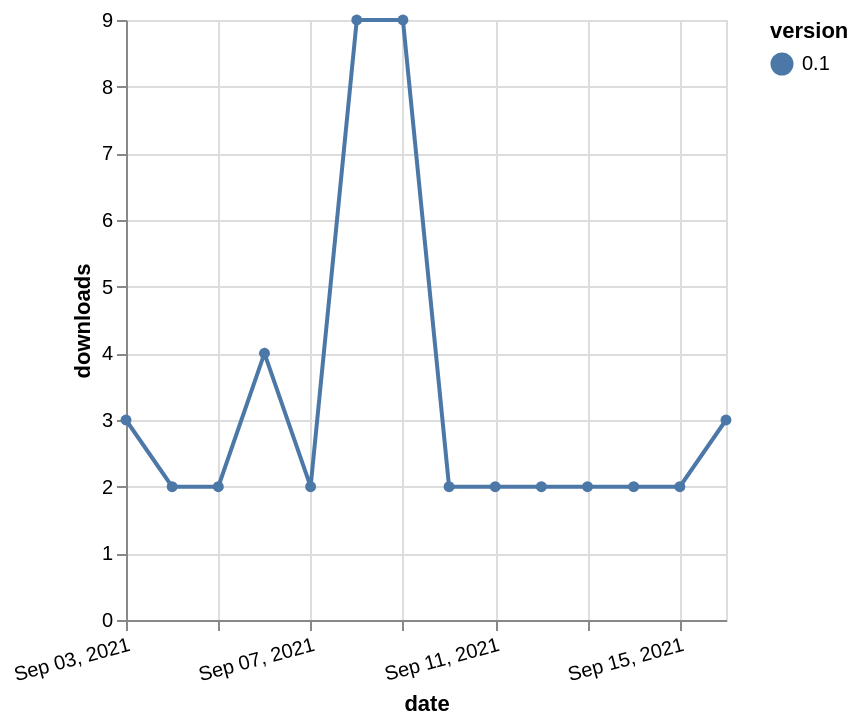

The specification (Vega-Lite) saved for this image:
### Vega-Lite specification from a JSON file in a GitHub repository (floating-point values rounded to 4 significant figures)
{"$schema": "https://vega.github.io/schema/vega-lite/v5.json", "description": "A simple bar chart with embedded data.", "data": {"values": [{"date": "2021-09-03", "total": 3553, "delta": 3, "version": "0.1"}, {"date": "2021-09-04", "total": 3555, "delta": 2, "version": "0.1"}, {"date": "2021-09-05", "total": 3557, "delta": 2, "version": "0.1"}, {"date": "2021-09-06", "total": 3561, "delta": 4, "version": "0.1"}, {"date": "2021-09-07", "total": 3563, "delta": 2, "version": "0.1"}, {"date": "2021-09-08", "total": 3572, "delta": 9, "version": "0.1"}, {"date": "2021-09-09", "total": 3581, "delta": 9, "version": "0.1"}, {"date": "2021-09-10", "total": 3583, "delta": 2, "version": "0.1"}, {"date": "2021-09-11", "total": 3585, "delta": 2, "version": "0.1"}, {"date": "2021-09-12", "total": 3587, "delta": 2, "version": "0.1"}, {"date": "2021-09-13", "total": 3589, "delta": 2, "version": "0.1"}, {"date": "2021-09-14", "total": 3591, "delta": 2, "version": "0.1"}, {"date": "2021-09-15", "total": 3593, "delta": 2, "version": "0.1"}, {"date": "2021-09-16", "total": 3596, "delta": 3, "version": "0.1"}]}, "width": "container", "mark": {"type": "line", "point": {"filled": true}}, "encoding": {"x": {"field": "date", "type": "temporal", "timeUnit": "yearmonthdate", "title": "date", "axis": {"labelAngle": -15}}, "y": {"field": "delta", "type": "quantitative", "title": "downloads"}, "color": {"field": "version", "type": "nominal"}, "tooltip": {"field": "delta"}}}
